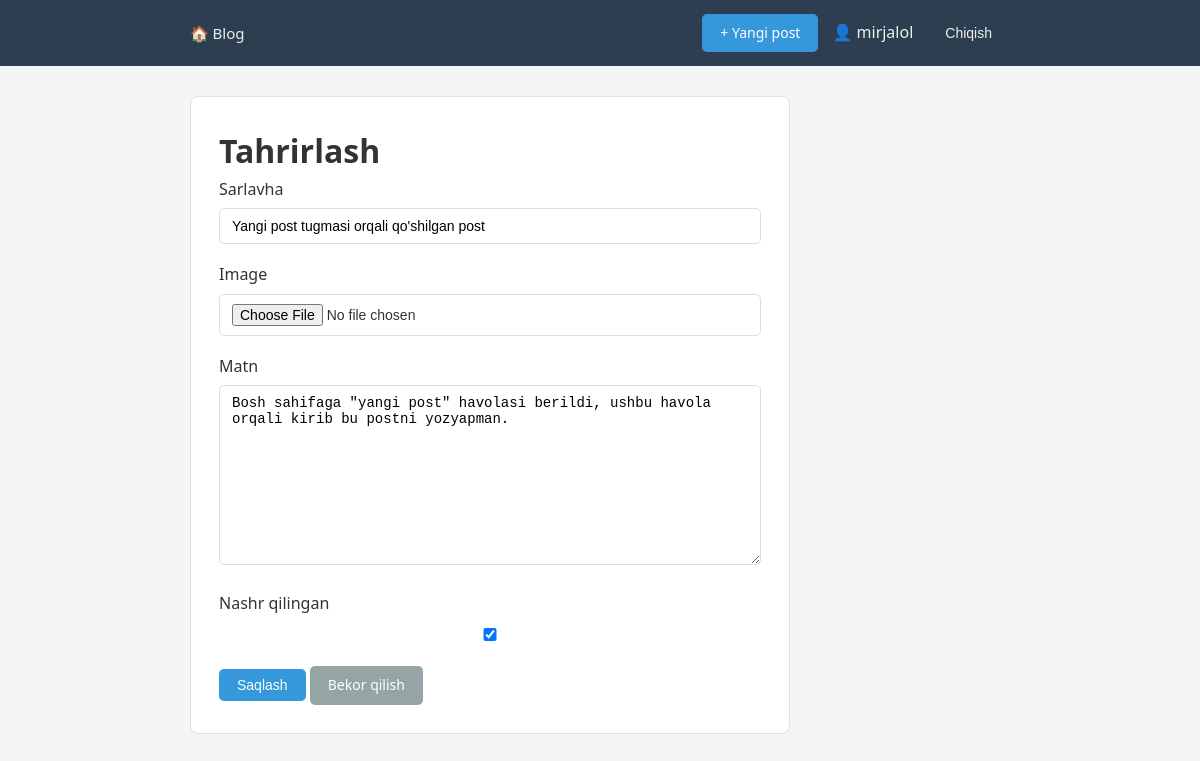
The app's page /posts/8/tahrir/ (signed in) with its own data.
### posts/models.py (models this page shows, shortened)
class Post(models.Model):
    title      = models.CharField(max_length=200)
    slug       = models.SlugField(max_length=200, unique=True, blank=True)
    content    = models.TextField()
    image      = models.ImageField(upload_to='post_images/', blank=True, null=True)
    created_at = models.DateTimeField(auto_now_add=True)
    updated_at = models.DateTimeField(auto_now=True)
    published  = models.BooleanField(default=False)
    class Meta:
        ordering = ['-created_at']

### posts/views.py (the view, shortened to what this page needs)
class PostUpdateView(LoginRequiredMixin, UpdateView):
    model         = Post
    form_class    = PostForm
    template_name = 'posts/post_form.html'
    login_url     = '/login/'

### posts/forms.py
class PostForm(forms.ModelForm):
    class Meta:
        model = Post
        fields = ['title', 'image', 'content', 'published']
        widgets = {
            'title': forms.TextInput(attrs={'class': 'form-control', 'placeholder': 'Post sarlavhasi'}),
            'slug': forms.TextInput(attrs={'class': 'form-control', 'placeholder': 'URL uchun slug'}),
            'content': forms.Textarea(attrs={'class': 'form-control', 'placeholder': 'Post matni'}),
            'published': forms.CheckboxInput(attrs={'class': 'form-check-input'}),
        }
        labels = {
            'title': 'Sarlavha',
            'content': 'Matn',
            'published': 'Nashr qilingan',
        }

### templates/posts/post_form.html (shortened to what this page needs)
{% extends 'base.html' %}
{% block content %}
<div class="form-wrap">
    <h1>{% if post %}Tahrirlash{% else %}Yangi post{% endif %}</h1>
    <form method="post" enctype="multipart/form-data">
        {% for field in form %}
        <div class="form-group">
            <label>{{ field.label }}</label>
            {{ field }}
        </div>
        {% endfor %}
        <button type="submit" class="btn btn-primary">
            {% if post %}Saqlash{% else %}Yaratish{% endif %}
        </button>
        <a href="{% url 'bosh' %}" class="btn btn-secondary">Bekor qilish</a>
    </form>
</div>
{% endblock %}

### templates/base.html (shortened to what this page needs)
{% load static %}
<!DOCTYPE html>
<html lang="uz">
<head>
    <link rel="stylesheet" href="{% static 'css/style.css' %}">
</head>
<body>
<nav>
    <div class="container">
        <a href="{% url 'bosh' %}">🏠 Blog</a>
        <div class="nav-right">
            {% if request.user.is_authenticated %}
                <a href="{% url 'post_create' %}" class="btn btn-primary">
                    + Yangi post
                </a>
                <span style="color:#ecf0f1">
                    👤 {{ request.user.username }}
                </span>
                <form method="post" action="{% url 'logout' %}"
                      style="display:inline">
                    <button type="submit" class="btn"
                            style="color:#ecf0f1;background:none">
                        Chiqish
                    </button>
                </form>
            {% else %}
                <a href="{% url 'login' %}" style="color:#ecf0f1">Kirish</a>
                <a href="{% url 'register' %}" class="btn btn-primary">
                    Ro'yxatdan o'tish
                </a>
            {% endif %}
        </div>
    </div>
</nav>
<div class="container">
    {% block content %}{% endblock %}
</div>
</body>
</html>

### static/css/style.css (style rules this page uses)
* { margin: 0; padding: 0; box-sizing: border-box; }
body { font-family: 'Segoe UI', sans-serif; background: #f5f5f5; color: #333; line-height: 1.6; }
.container { max-width: 860px; margin: 0 auto; padding: 0 20px; }
nav { background: #2c3e50; padding: 14px 0; margin-bottom: 30px; }
nav .container { display: flex; align-items: center; gap: 20px; }
nav a { color: #ecf0f1; text-decoration: none; font-size: 15px; }
.nav-right { margin-left: auto; display: flex; align-items: center; gap: 14px; }
.btn { display: inline-block; padding: 8px 18px; border-radius: 5px; text-decoration: none; font-size: 14px; cursor: pointer; border: none; }
.btn-primary { background: #3498db; color: white; }
.btn-secondary { background: #95a5a6; color: white; }
.form-wrap { background: white; padding: 28px; border-radius: 8px; border: 1px solid #e0e0e0; max-width: 600px; }
.form-group { margin-bottom: 18px; }
.form-group label { display: block; font-weight: 500; margin-bottom: 6px; }
.form-group input, .form-group textarea, .form-group select { width: 100%; padding: 9px 12px; border: 1px solid #ddd; border-radius: 5px; font-size: 14px; }

### records on screen
Post: form "Yangi post tugmasi orqali qo'shilgan post" "Bosh sahifaga \"yangi post\" havolasi berildi, ushbu havola orqali kirib bu postni yozyapman." "☑"

### other values on screen
{{ request.user.username }} "mirjalol"
{{ field.label }} "Sarlavha" "Image" "Matn" "Nashr qilingan"
